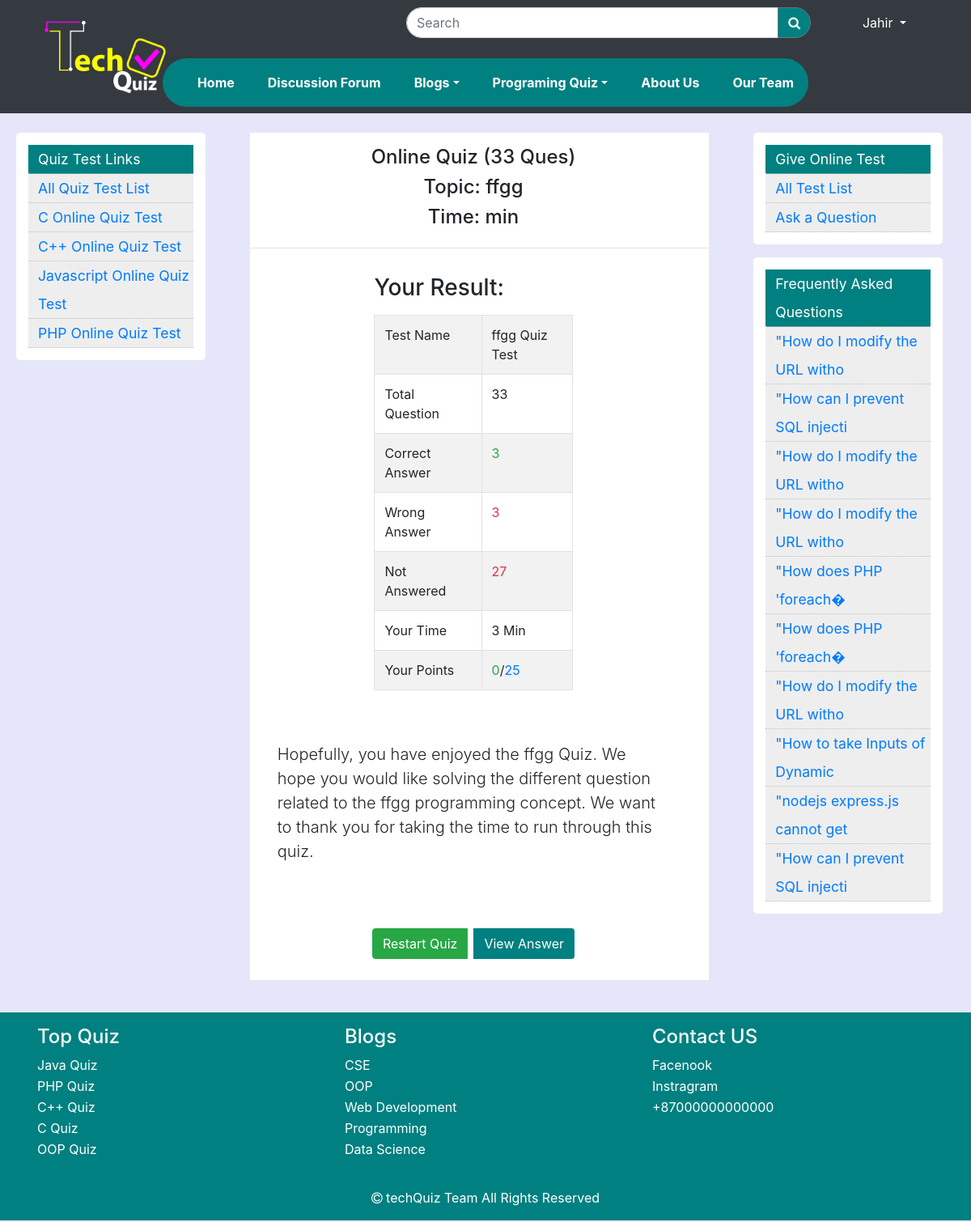
Page /result.php?result_id=1 (signed in) on the committed database.
### tables this page shows
CREATE TABLE `results` (
  `result_id` int(11) NOT NULL,
  `cat_name` varchar(255) NOT NULL,
  `cat_id` int(11) NOT NULL,
  `total_ques` int(11) NOT NULL,
  `right_ans` int(11) NOT NULL,
  `wrong_ans` int(11) NOT NULL,
  `u_id` int(11) NOT NULL,
  `time` float NOT NULL,
  `date` timestamp NOT NULL DEFAULT current_timestamp(),
  `points` int(11) NOT NULL
);

CREATE TABLE `discussion_questions` (
  `id` int(11) NOT NULL,
  `cat_id` int(11) NOT NULL,
  `title` varchar(500) NOT NULL,
  `description` varchar(1000) NOT NULL,
  `code_snippet` varchar(2000) NOT NULL,
  `posted_by` int(11) NOT NULL,
  `date` timestamp NULL DEFAULT current_timestamp()
);

### result.php (the view, shortened to what this page needs)
<!doctype html>
<html lang="en">
<head>
    <?php include('php-layout-files/css-links.php') ?>
    <link rel="stylesheet" href="css/style1.css">
</head>
<body>
    <?php include_once('scripts/mql_connection.php');
    if (isset($_GET['result_id'])) {
        $result_id = $_GET['result_id'];
        $sql = "SELECT * FROM `results` WHERE result_id='$result_id'";
        $result = $con->query($sql);
        $row = mysqli_fetch_array($result);
        $total = $row['total_ques'];
        $ans = $row['right_ans'];
        $wrans = $row['wrong_ans'];
        $points = $row['points'];
    }
    else{
        echo '<script> location.replace("index.php"); </script>';
    }
    ?>
    <?php include('php-layout-files/header.php') ?>
    <section>
        <div class="row mt-4">
            <?php include('php-layout-files/left-side-bar.php') ?>
            <div class="col-lg-6 col-md-12 center-col col-12">
                <div class="center-div">
                    <div class="row pt-3">
                        <div class="col-6 mx-auto text-center">
                            <h4>Online Quiz (<?php echo $total ?> Ques)</h4>
                            <h4>Topic: <span><?php echo $row['cat_name'] ?></span></h4>
                            <h4>Time: min</h4>
                        </div>
                    </div>
                    <div>
                        <hr>
                    </div>
                    <div class="row p-3">
                        <div class="col-6 mx-auto ">
                            <h3 class="mb-3">Your Result:</h3>
                            <table class="table table-striped table-bordered">
                                <tbody>
                                    <tr>
                                        <td scope="row">Test Name</td>
                                        <td><span><?php echo $row['cat_name'] ?></span> Quiz Test</td>
                                    </tr>
                                    <tr>
                                        <td scope="row">Total Question</td>
                                        <td><?php echo $total ?></td>
                                    </tr>
                                    <tr>
                                        <td scope="row">Correct Answer</td>
                                        <td class="text-success"><?php echo $ans  ?></td>
                                    </tr>
                                    <tr>
                                        <td scope="row">Wrong Answer</td>
                                        <td class="text-danger"><?php echo $wrans  ?></td>
                                    </tr>
                                    <tr>
                                        <td scope="row">Not Answered</td>
                                        <td class="text-danger"><?php echo ($total - ($wrans + $ans)); ?></td>
                                    </tr>
                                    <tr>
                                        <td scope="row">Your Time</td>
                                        <td><?php echo $row['time'] ?> Min</td>
                                    </tr>
                                    <tr>
                                        <td scope="row">Your Points</td>
                                        <td><span class="text-success"><?php echo $points ?></span>/<span class="text-primary">25</span></td>
                                    </tr>
                                </tbody>
                            </table>
                        </div>
                        <div class="row p-5">
                            <p class="lead">Hopefully, you have enjoyed the <?php echo $row['cat_name'] ?> Quiz. We hope you would like solving the
                                different question related to the <?php echo $row['cat_name'] ?> programming concept. We want to thank you for taking
                                the time to run through this quiz.</p>
                        </div>
                    </div>
                    <div class="row pb-3">
                        <div class="mx-auto">
                            <div class="btn-group" role="group" aria-label="">
                                <a href="/Online%20Quiz%20System/quiz.php?cat_id=<?php echo $row['cat_id'] ?>&limit=<?php echo $total ?>" class="btn btn-success ">Restart Quiz</a>
                                <div class="p-1"></div>
                                <a href="/Online%20Quiz%20System/view_answer.php" class="btn post-btn text-white">View Answer</a>
                            </div>
                        </div>
                    </div>
                </div>
            </div>
            <?php include('php-layout-files/right-side-bar.php') ?>
        </div>
    </section>
    <?php include('php-layout-files/footer.php') ?>
</body>
</html>

### php-layout-files/right-side-bar.php (shortened to what this page needs)
<div class="col-lg-3 col-md-12 col-12 right-col">
    <div class="right-div">
        <div class="right-col-ul">
            <li class="left_col_main_topic">Give Online Test</li>
            <li><a href="/Online%20Quiz%20System/all_test.php">All Test List</a></li>
            <li><a href="/Online%20Quiz%20System/ask-question.php">Ask a Question</a></li>
        </div>
    </div>
    <?php
    $sql = "SELECT * FROM discussion_questions ORDER by rand() LIMIT 10";
    $result = $con->query($sql);
    ?>
    <div class="right-div  sticky-top my-3">
        <div class="right-col-ul">
            <li class="left_col_main_topic">Frequently Asked Questions</li>
            <?php
            foreach ($result as $key => $value) {
            ?>
                <li><a  href="single-question.php?question_id=<?php echo $value['id'] ?>"><?php
                echo  substr($value['title'], 0, 30);
                ?></a></li>
            <?php }
            ?>
        </div>
    </div>
</div>

### css/style.css (style rules this page uses)
body { margin: 0; padding: 0; background: rgb(230,230,250)!important; position: relative; }
section { min-height: 100vh; }
section .row { margin-right: 0; }
section .right-col .right-div { background-color: white; margin:0 20px; background-color: white; padding: 15px; border-radius: 5px; }
section .right-col li { background-color: #eee; padding-left: 12px; list-style-type: none; line-height: 35px; border-bottom: 1px dotted silver; font-size: 110%; }
section .center-col .center-div { background-color: white; margin: 0 5px; }
section .center-col .center-div .btn-group { margin-bottom: 10px; }
.left_col_title,.left_col_main_topic { background-color:#008080!important; color: white; }
.post-btn { background-color: #008080 !important; color: white; }

### css/style1.css (style rules this page uses)
body { margin: 0; padding: 0; background: rgb(230,230,250)!important; }
section { min-height: 100vh; }
section .row { margin-right: 0; }
section .right-col .right-div { background-color: white; margin:0 20px; background-color: white; padding: 15px; border-radius: 5px; }
section .right-col li { background-color: #eee; padding-left: 12px; list-style-type: none; line-height: 35px; border-bottom: 1px dotted silver; font-size: 110%; }
section .center-col .center-div { background-color: white; }
section .center-col .center-div .btn-group { margin-bottom: 10px; }
.left_col_title,.left_col_main_topic { background-color:#008080!important; color: white; }

### rows in the picture
results: total_ques "33", cat_name "ffgg", right_ans "3", wrong_ans "3", $total - ($wrans + $ans) "27", time "3", points "0"
discussion_questions: title "\"How do I modify the URL witho"
discussion_questions: title "\"How can I prevent SQL injecti"
discussion_questions: title "\"How do I modify the URL witho"
discussion_questions: title "\"How do I modify the URL witho"
discussion_questions: title "\"How does PHP 'foreach�"
discussion_questions: title "\"How does PHP 'foreach�"
discussion_questions: title "\"How do I modify the URL witho"
discussion_questions: title "\"How to take Inputs of Dynamic"
discussion_questions: title "\"nodejs express.js cannot get"
discussion_questions: title "\"How can I prevent SQL injecti"

### other values in the picture
$_SESSION['name'] "Jahir"
